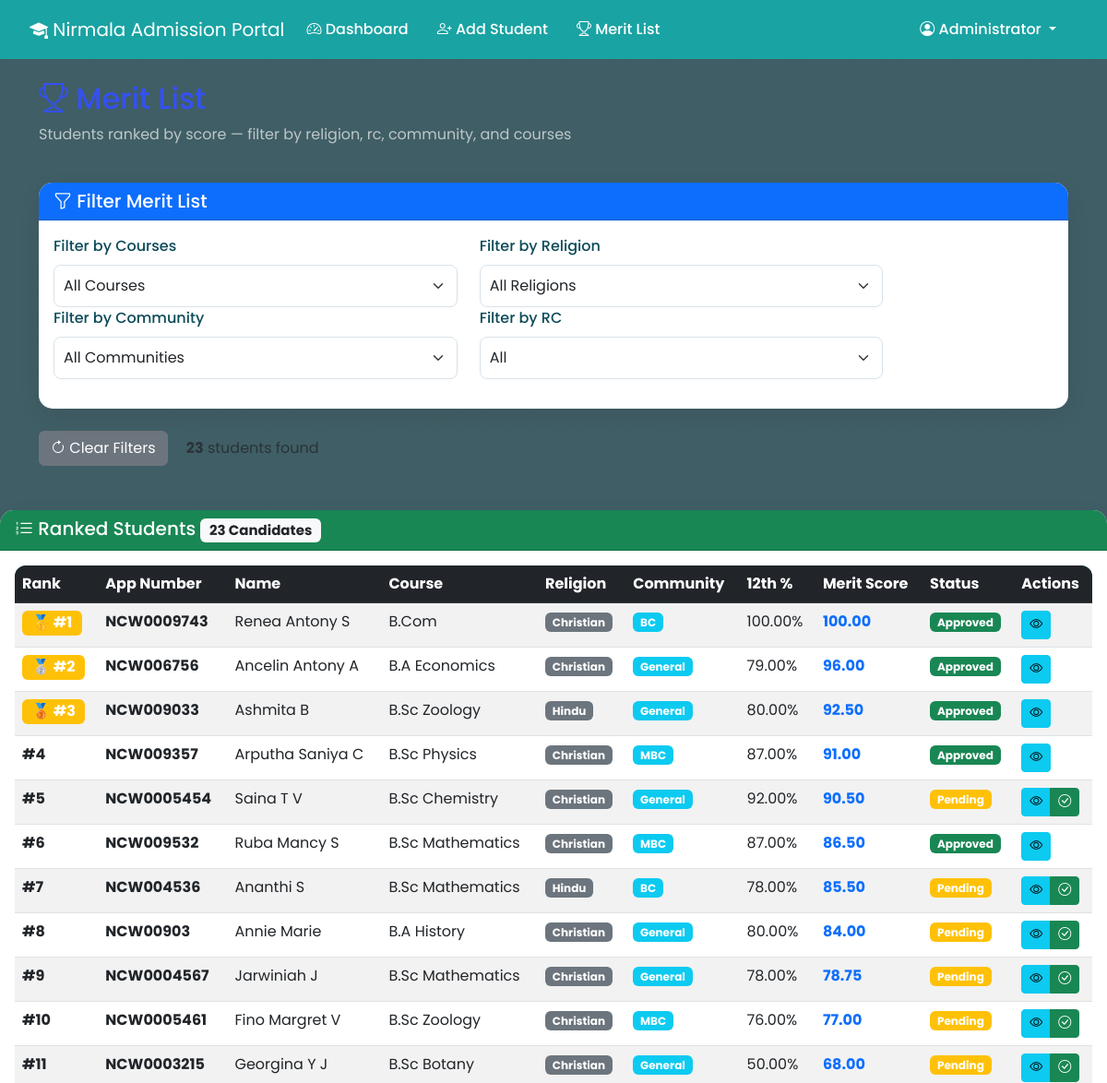
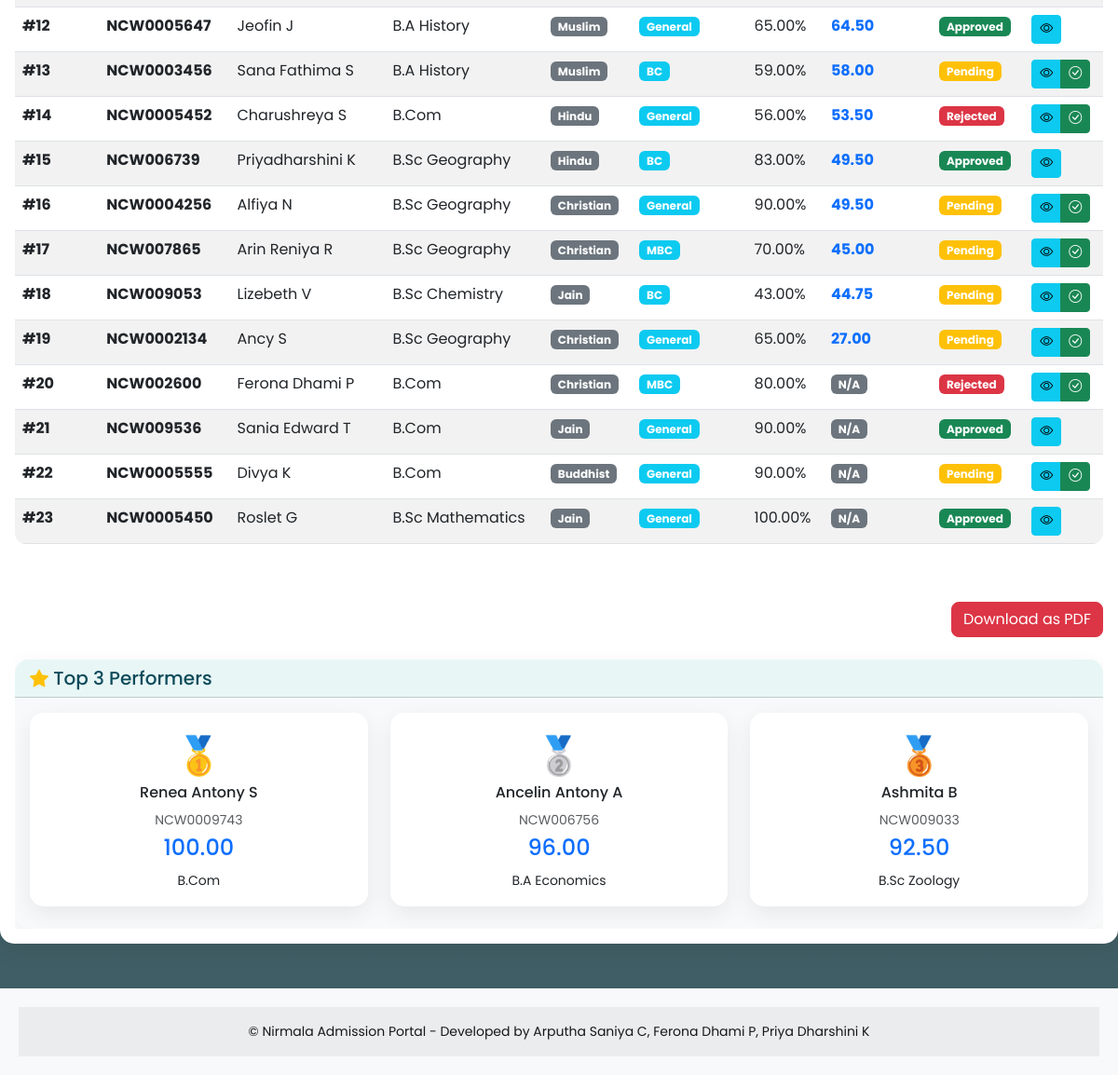
The app's page /merit_list (signed in) with its own data (2 pictures, top to bottom).
### app.py (models this page shows, shortened)
class Student(db.Model):
    id             = db.Column(db.Integer, primary_key=True)
    application_id = db.Column(db.String(20), unique=True, nullable=False)
    name           = db.Column(db.String(100), nullable=False)
    email          = db.Column(db.String(100), nullable=False)
    phone          = db.Column(db.String(15),  nullable=False)
    dob            = db.Column(db.String(10),  nullable=False)
    gender         = db.Column(db.String(10),  nullable=False)
    twelfth_marks = db.Column(db.Float, nullable=False)
    maths_marks       = db.Column(db.Float, nullable=True)
    physics_marks     = db.Column(db.Float, nullable=True)
    chemistry_marks   = db.Column(db.Float, nullable=True)
    biology_marks     = db.Column(db.Float, nullable=True)
    commerce_marks    = db.Column(db.Float, nullable=True)
    accountancy_marks = db.Column(db.Float, nullable=True)
    history_marks     = db.Column(db.Float, nullable=True)
    geography_marks   = db.Column(db.Float, nullable=True)
    economics_marks   = db.Column(db.Float, nullable=True)
    religion  = db.Column(db.String(50), nullable=False)
    community = db.Column(db.String(50), nullable=False)
    course = db.Column(db.String(100), nullable=False)
    rc = db.Column(db.String(10))
    merit_score  = db.Column(db.Float, nullable=False)
    cutoff_score = db.Column(db.Float, nullable=True)
    admission_status = db.Column(db.String(20), default='Pending')
    created_at       = db.Column(db.DateTime,   default=db.func.current_timestamp())

### app.py (the view)
@app.route('/merit_list')
@login_required
def merit_list():
    religion_filter  = request.args.get('religion', '')
    community_filter = request.args.get('community', '')
    course_filter    = request.args.get('course', '')
    rank_by          = request.args.get('rank_by', 'cutoff_score')
    rc = request.args.get('rc','')
    query = Student.query
    if religion_filter:
        query = query.filter_by(religion=religion_filter)
    if community_filter:
        query = query.filter_by(community=community_filter)
    if course_filter:
        query = query.filter_by(course=course_filter)
    if rc:
        query = query.filter(Student.rc == rc)
    if rank_by == 'cutoff_score':
        students_list = query.order_by(Student.cutoff_score.desc()).all()
    else:
        students_list = query.order_by(Student.merit_score.desc()).all()
    for rank, student in enumerate(students_list, 1):
        student.rank = rank
    religions   = [r[0] for r in db.session.query(Student.religion).distinct().all()]
    communities = [c[0] for c in db.session.query(Student.community).distinct().all()]
    courses     = [c[0] for c in db.session.query(Student.course).distinct().all()]
    return render_template(
        'merit_list.html',
        students=students_list,
        religions=religions,
        communities=communities,
        courses=courses,
        cutoff_formulas=CUTOFF_FORMULAS,
        current_filters={
            'religion': religion_filter,
            'community': community_filter,
            'course': course_filter,
            'rc':rc,
            'rank_by': rank_by
        }
    )

### app.py (called while the page is built)
def login_required(f):
    @wraps(f)
    def decorated_function(*args, **kwargs):
        if 'staff_id' not in session:
            flash('Please login to access this page.', 'warning')
            return redirect(url_for('login'))
        return f(*args, **kwargs)
    return decorated_function

### templates/merit_list.html (shortened to what this page needs)
{% extends "base.html" %}
{% block content %}
<div class="container mt-4 mb-5">
    <div class="row mb-4">
        <div class="col">
            <h2><i class="bi bi-trophy"></i> Merit List</h2>
            <p class="text-muted">Students ranked by score — filter by religion, rc, community, and courses</p>
        </div>
    </div>
    <div class="card mb-4">
        <div class="card-header bg-primary text-white">
            <h5 class="mb-0"><i class="bi bi-funnel"></i> Filter Merit List</h5>
        </div>
        <div class="card-body">
            <form method="GET" action="{{ url_for('merit_list') }}" id="filterForm">
                <div class="row mb-3 ">
                    <div class="col-md-5">
                        <label class="form-label">Filter by Courses</label>
                        <select class="form-select" name="course" onchange="this.form.submit()">
                            <option value="">All Courses</option>
                        </select>
                    </div>
                    <div class="col-md-5">
                        <label class="form-label">Filter by Religion</label>
                        <select class="form-select" name="religion" onchange="this.form.submit()">
                            <option value="">All Religions</option>
                        </select>
                    </div>
                    <div class="col-md-5">
                        <label class="form-label">Filter by Community</label>
                        <select class="form-select" name="community" onchange="this.form.submit()">
                            <option value="">All Communities</option>
                        </select>
                    </div>
                     <div class="col-md-5">
                      <label class="form-label">Filter by RC</label>
                       <select class="form-select" name="rc" onchange="this.form.submit()">
                         <option value="">All</option>
                       </select>
                     </div>
                   </div>
                  </div>
                </div>
                <div class="mt-3">
                    <a href="{{ url_for('merit_list') }}" class="btn btn-secondary">
                        <i class="bi bi-arrow-clockwise"></i> Clear Filters
                    </a>
                    <span class="ms-3 text-muted"><strong>{{ students|length }}</strong> students found</span>
                </div>
        </div>
           <div class="card">
        <div class="card-header bg-success text-white">
            <h5 class="mb-0">
                <i class="bi bi-list-ol"></i> Ranked Students
                <span class="badge bg-light text-dark">{{ students|length }} Candidates</span>
            </h5>
        </div>
        <div class="card-body">
            {% if students %}
            <div class="table-responsive">
                <table class="table table-striped table-hover">
                    <thead class="table-dark">
                        <tr>
                            <th>Rank</th>
                            <th>App Number</th>
                            <th>Name</th>
                            <th>Course</th>
                            <th>Religion</th>
                            <th>Community</th>
                            <th>12th %</th>
                            <th>Merit Score</th>
                            <th>Status</th>
                            <th>Actions</th>
                        </tr>
                    </thead>
                    <tbody>
                        {% for student in students %}
                        <tr>
                            <td>
                                {% if student.rank <= 3 %}
                                    <span class="badge bg-warning fs-6">
                                        {% if student.rank == 1 %}🥇{% elif student.rank == 2 %}🥈{% else %}🥉{% endif %}
                                        #{{ student.rank }}
                                    </span>
                                {% else %}
                                    <strong>#{{ student.rank }}</strong>
                                {% endif %}
                            </td>
                            <td><strong>{{ student.application_id }}</strong></td>
                            <td>{{ student.name }}</td>
                            <td>{{ student.course }}</td>
                            <td><span class="badge bg-secondary">{{ student.religion }}</span></td>
                            <td><span class="badge bg-info">{{ student.community }}</span></td>
                            <td>{{ "%.2f"|format(student.twelfth_marks) }}%</td>
                            <td>
                                {% if student.cutoff_score is not none %}
                                    <strong class="text-primary fs-6">{{ "%.2f"|format(student.cutoff_score) }}</strong>
                                {% else %}
                                    <span class="badge bg-secondary">N/A</span>
                                {% endif %}
                            </td>
                            <td>
                                {% if student.admission_status == 'Approved' %}
                                    <span class="badge bg-success">Approved</span>
                                {% elif student.admission_status == 'Rejected' %}
                                    <span class="badge bg-danger">Rejected</span>
                                {% else %}
                                    <span class="badge bg-warning">Pending</span>
                                {% endif %}
                            </td>
                            <td>
                                <div class="btn-group btn-group-sm">
                                    <a href="{{ url_for('view_student', id=student.id) }}" class="btn btn-info" title="View">
                                        <i class="bi bi-eye"></i>
                                    </a>
                                    {% if student.admission_status != 'Approved' %}
                                    <a href="{{ url_for('update_admission_status', id=student.id, status='Approved') }}" class="btn btn-success" title="Approve">
                                        <i class="bi bi-check-circle"></i>
                                    </a>
                                    {% endif %}
                                </div>
                            </td>
                        </tr>
                        {% endfor %}
                    </tbody>
                </table>
                <div style="display:flex; justify-content:space-between; align-items:center;">
        <h2>Merit List</h2>
    </div>
   <div class="text-end">
    <a href="{{ url_for('download_pdf') }}" class="btn btn-danger">Download as PDF</a>
</div>
            {% if students|length >= 3 %}
            <div class="mt-4">
                <div class="card bg-light">
                    <div class="card-header">
                        <h5 class="mb-0"><i class="bi bi-star-fill text-warning"></i> Top 3 Performers</h5>
                    </div>
                    <div class="card-body">
                        <div class="row">
                            {% for student in students[:3] %}
                            <div class="col-md-4">
                                <div class="card mb-2 {% if student.rank == 1 %}border-warning{% endif %}">
                                    <div class="card-body text-center">
                                        <div class="fs-1">{% if student.rank == 1 %}🥇{% elif student.rank == 2 %}🥈{% else %}🥉{% endif %}</div>
                                        <h6>{{ student.name }}</h6>
                                        <small class="text-muted">{{ student.application_id }}</small>
                                        {% if student.cutoff_score is not none %}
                                        <h4 class="text-primary mt-1">{{ "%.2f"|format(student.cutoff_score) }}</h4>
                                        {% else %}
                                        <h4 class="text-info mt-1">{{ "%.2f"|format(student.merit_score) }}</h4>
                                        <small class="text-muted">Merit Score</small>
                                        {% endif %}
                                        <p class="mb-0 mt-1"><small>{{ student.course }}</small></p>
                                    </div>
                                </div>
                            </div>
                            {% endfor %}
                        </div>
                    </div>
                </div>
            </div>
            {% endif %}
            {% endif %}
        </div>
    </div>
                    </div>
{% endblock %}

### static/css/style.css (style rules this page uses)
body { font-family: 'Poppins', sans-serif; background: linear-gradient(rgba(0,40,50,0.75), rgba(0,40,50,0.75)), url("https://i.ytimg.com/vi/rQDa7xuBbp0/maxresdefault.jpg"); background-size: cover; background-position: center; background-attachment: fixed; background-repeat: no-repeat; }
.container h2, .container h3, .container h4, .container h5:not(.card h5):not(.card-header h5):not(.modal h5), .container > .row > .col > h2, .container > .row > .col > p { color: rgb(52, 81, 241) !important; }
.container > .row > .col > p.text-muted { color: rgba(255, 255, 255, 0.65) !important; }
.card { border: none; border-radius: 15px; box-shadow: 0 8px 25px rgba(0,0,0,0.07); transition: 0.3s; }
.card-header { background: #e8f6f6; border-radius: 15px 15px 0 0 !important; font-weight: 600; color: #0c4b5a; font-size: 18px; }
.card h2 { color: white !important; }
.card h3, .card h4, .card h5, .card h6, .card p, .card label, .card span { color: inh }
.form-label { font-weight: 500; color: #0c4b5a; }
.form-control, .form-select { border-radius: 8px; padding: 10px; border: 1px solid #d7e2e9; }
.btn-danger { border-radius: 8px; }
.table { background: white; border-radius: 12px; overflow: hidden; }
.table thead { background: #1aa3a3; color: white; }
.card { animation: fadeIn 0.5s ease; }

### records on screen
Student: rank "1", application_id "NCW0009743", name "Renea Antony S", course "B.Com", religion "Christian", community "BC", twelfth_marks "100.00", cutoff_score "100.00", admission_status "Approved"
Student: rank "2", application_id "NCW006756", name "Ancelin Antony A", course "B.A Economics", religion "Christian", community "General", twelfth_marks "79.00", cutoff_score "96.00", admission_status "Approved"
Student: rank "3", application_id "NCW009033", name "Ashmita B", course "B.Sc Zoology", religion "Hindu", community "General", twelfth_marks "80.00", cutoff_score "92.50", admission_status "Approved"
Student: rank "4", application_id "NCW009357", name "Arputha Saniya C", course "B.Sc Physics", religion "Christian", community "MBC", twelfth_marks "87.00", cutoff_score "91.00", admission_status "Approved"
Student: rank "5", application_id "NCW0005454", name "Saina T V", course "B.Sc Chemistry", religion "Christian", community "General", twelfth_marks "92.00", cutoff_score "90.50", admission_status "Pending"
Student: rank "6", application_id "NCW009532", name "Ruba Mancy S", course "B.Sc Mathematics", religion "Christian", community "MBC", twelfth_marks "87.00", cutoff_score "86.50", admission_status "Approved"
Student: rank "7", application_id "NCW004536", name "Ananthi S", course "B.Sc Mathematics", religion "Hindu", community "BC", twelfth_marks "78.00", cutoff_score "85.50", admission_status "Pending"
Student: rank "8", application_id "NCW00903", name "Annie Marie", course "B.A History", religion "Christian", community "General", twelfth_marks "80.00", cutoff_score "84.00", admission_status "Pending"
Student: rank "9", application_id "NCW0004567", name "Jarwiniah J", course "B.Sc Mathematics", religion "Christian", community "General", twelfth_marks "78.00", cutoff_score "78.75", admission_status "Pending"
Student: rank "10", application_id "NCW0005461", name "Fino Margret V", course "B.Sc Zoology", religion "Christian", community "MBC", twelfth_marks "76.00", cutoff_score "77.00", admission_status "Pending"
Student: rank "11", application_id "NCW0003215", name "Georgina Y J", course "B.Sc Botany", religion "Christian", community "General", twelfth_marks "50.00", cutoff_score "68.00", admission_status "Pending"
Student: rank "12", application_id "NCW0005647", name "Jeofin J", course "B.A History", religion "Muslim", community "General", twelfth_marks "65.00", cutoff_score "64.50", admission_status "Approved"
Student: rank "13", application_id "NCW0003456", name "Sana Fathima S", course "B.A History", religion "Muslim", community "BC", twelfth_marks "59.00", cutoff_score "58.00", admission_status "Pending"
Student: rank "14", application_id "NCW0005452", name "Charushreya S", course "B.Com", religion "Hindu", community "General", twelfth_marks "56.00", cutoff_score "53.50", admission_status "Rejected"
Student: rank "15", application_id "NCW006739", name "Priyadharshini K", course "B.Sc Geography", religion "Hindu", community "BC", twelfth_marks "83.00", cutoff_score "49.50", admission_status "Approved"
Student: rank "16", application_id "NCW0004256", name "Alfiya N", course "B.Sc Geography", religion "Christian", community "General", twelfth_marks "90.00", cutoff_score "49.50", admission_status "Pending"
Student: rank "17", application_id "NCW007865", name "Arin Reniya R", course "B.Sc Geography", religion "Christian", community "MBC", twelfth_marks "70.00", cutoff_score "45.00", admission_status "Pending"
Student: rank "18", application_id "NCW009053", name "Lizebeth V", course "B.Sc Chemistry", religion "Jain", community "BC", twelfth_marks "43.00", cutoff_score "44.75", admission_status "Pending"
Student: rank "19", application_id "NCW0002134", name "Ancy S", course "B.Sc Geography", religion "Christian", community "General", twelfth_marks "65.00", cutoff_score "27.00", admission_status "Pending"
Student: rank "20", application_id "NCW002600", name "Ferona Dhami P", course "B.Com", religion "Christian", community "MBC", twelfth_marks "80.00", shows "N/A", admission_status "Rejected"
Student: rank "21", application_id "NCW009536", name "Sania Edward T", course "B.Com", religion "Jain", community "General", twelfth_marks "90.00", shows "N/A", admission_status "Approved"
Student: rank "22", application_id "NCW0005555", name "Divya K", course "B.Com", religion "Buddhist", community "General", twelfth_marks "90.00", shows "N/A", admission_status "Pending"
Student: rank "23", application_id "NCW0005450", name "Roslet G", course "B.Sc Mathematics", religion "Jain", community "General", twelfth_marks "100.00", shows "N/A", admission_status "Approved"

### other values on screen
{{ session.get('staff_name') }} "Administrator"
{{ students|length }} "23"
